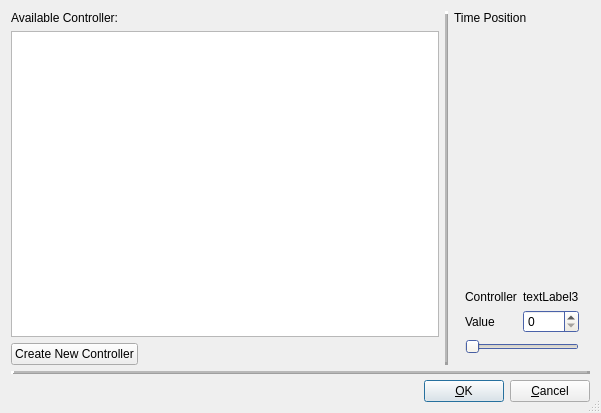
<?xml version="1.0" encoding="UTF-8"?>
<ui version="4.0">
 <class>EditCtrlBase</class>
 <widget class="QDialog" name="EditCtrlBase">
  <property name="geometry">
   <rect>
    <x>0</x>
    <y>0</y>
    <width>601</width>
    <height>413</height>
   </rect>
  </property>
  <property name="windowTitle">
   <string>OOMidi: Edit Controller Event</string>
  </property>
  <property name="sizeGripEnabled">
   <bool>true</bool>
  </property>
  <layout class="QGridLayout">
   <item row="0" column="3">
    <widget class="QLabel" name="textLabel1">
     <property name="text">
      <string>Time Position</string>
     </property>
     <property name="wordWrap">
      <bool>false</bool>
     </property>
    </widget>
   </item>
   <item row="0" column="0" colspan="2">
    <widget class="QLabel" name="textLabel1_2">
     <property name="text">
      <string>Available Controller:</string>
     </property>
     <property name="wordWrap">
      <bool>false</bool>
     </property>
    </widget>
   </item>
   <item row="2" column="0">
    <widget class="QPushButton" name="buttonNewController">
     <property name="text">
      <string>Create New Controller</string>
     </property>
     <property name="shortcut">
      <string/>
     </property>
     <property name="autoDefault">
      <bool>true</bool>
     </property>
     <property name="default">
      <bool>true</bool>
     </property>
    </widget>
   </item>
   <item row="0" column="4">
    <widget class="Awl::PosEdit" name="timePos"/>
   </item>
   <item row="1" column="3" rowspan="2" colspan="2">
    <widget class="QStackedWidget" name="widgetStack">
     <property name="palette">
      <palette>
       <active>
        <colorrole role="WindowText">
         <brush brushstyle="SolidPattern">
          <color alpha="255">
           <red>0</red>
           <green>0</green>
           <blue>0</blue>
          </color>
         </brush>
        </colorrole>
        <colorrole role="Button">
         <brush brushstyle="SolidPattern">
          <color alpha="255">
           <red>238</red>
           <green>234</green>
           <blue>222</blue>
          </color>
         </brush>
        </colorrole>
        <colorrole role="Light">
         <brush brushstyle="SolidPattern">
          <color alpha="255">
           <red>255</red>
           <green>255</green>
           <blue>255</blue>
          </color>
         </brush>
        </colorrole>
        <colorrole role="Midlight">
         <brush brushstyle="SolidPattern">
          <color alpha="255">
           <red>246</red>
           <green>244</green>
           <blue>238</blue>
          </color>
         </brush>
        </colorrole>
        <colorrole role="Dark">
         <brush brushstyle="SolidPattern">
          <color alpha="255">
           <red>119</red>
           <green>117</green>
           <blue>111</blue>
          </color>
         </brush>
        </colorrole>
        <colorrole role="Mid">
         <brush brushstyle="SolidPattern">
          <color alpha="255">
           <red>158</red>
           <green>155</green>
           <blue>147</blue>
          </color>
         </brush>
        </colorrole>
        <colorrole role="Text">
         <brush brushstyle="SolidPattern">
          <color alpha="255">
           <red>0</red>
           <green>0</green>
           <blue>0</blue>
          </color>
         </brush>
        </colorrole>
        <colorrole role="BrightText">
         <brush brushstyle="SolidPattern">
          <color alpha="255">
           <red>255</red>
           <green>255</green>
           <blue>255</blue>
          </color>
         </brush>
        </colorrole>
        <colorrole role="ButtonText">
         <brush brushstyle="SolidPattern">
          <color alpha="255">
           <red>0</red>
           <green>0</green>
           <blue>0</blue>
          </color>
         </brush>
        </colorrole>
        <colorrole role="Base">
         <brush brushstyle="SolidPattern">
          <color alpha="255">
           <red>255</red>
           <green>255</green>
           <blue>255</blue>
          </color>
         </brush>
        </colorrole>
        <colorrole role="Window">
         <brush brushstyle="SolidPattern">
          <color alpha="255">
           <red>104</red>
           <green>137</green>
           <blue>236</blue>
          </color>
         </brush>
        </colorrole>
        <colorrole role="Shadow">
         <brush brushstyle="SolidPattern">
          <color alpha="255">
           <red>0</red>
           <green>0</green>
           <blue>0</blue>
          </color>
         </brush>
        </colorrole>
        <colorrole role="Highlight">
         <brush brushstyle="SolidPattern">
          <color alpha="255">
           <red>0</red>
           <green>0</green>
           <blue>128</blue>
          </color>
         </brush>
        </colorrole>
        <colorrole role="HighlightedText">
         <brush brushstyle="SolidPattern">
          <color alpha="255">
           <red>255</red>
           <green>255</green>
           <blue>255</blue>
          </color>
         </brush>
        </colorrole>
        <colorrole role="Link">
         <brush brushstyle="SolidPattern">
          <color alpha="255">
           <red>0</red>
           <green>0</green>
           <blue>0</blue>
          </color>
         </brush>
        </colorrole>
        <colorrole role="LinkVisited">
         <brush brushstyle="SolidPattern">
          <color alpha="255">
           <red>0</red>
           <green>0</green>
           <blue>0</blue>
          </color>
         </brush>
        </colorrole>
       </active>
       <inactive>
        <colorrole role="WindowText">
         <brush brushstyle="SolidPattern">
          <color alpha="255">
           <red>0</red>
           <green>0</green>
           <blue>0</blue>
          </color>
         </brush>
        </colorrole>
        <colorrole role="Button">
         <brush brushstyle="SolidPattern">
          <color alpha="255">
           <red>238</red>
           <green>234</green>
           <blue>222</blue>
          </color>
         </brush>
        </colorrole>
        <colorrole role="Light">
         <brush brushstyle="SolidPattern">
          <color alpha="255">
           <red>255</red>
           <green>255</green>
           <blue>255</blue>
          </color>
         </brush>
        </colorrole>
        <colorrole role="Midlight">
         <brush brushstyle="SolidPattern">
          <color alpha="255">
           <red>255</red>
           <green>255</green>
           <blue>255</blue>
          </color>
         </brush>
        </colorrole>
        <colorrole role="Dark">
         <brush brushstyle="SolidPattern">
          <color alpha="255">
           <red>119</red>
           <green>117</green>
           <blue>111</blue>
          </color>
         </brush>
        </colorrole>
        <colorrole role="Mid">
         <brush brushstyle="SolidPattern">
          <color alpha="255">
           <red>158</red>
           <green>155</green>
           <blue>147</blue>
          </color>
         </brush>
        </colorrole>
        <colorrole role="Text">
         <brush brushstyle="SolidPattern">
          <color alpha="255">
           <red>0</red>
           <green>0</green>
           <blue>0</blue>
          </color>
         </brush>
        </colorrole>
        <colorrole role="BrightText">
         <brush brushstyle="SolidPattern">
          <color alpha="255">
           <red>255</red>
           <green>255</green>
           <blue>255</blue>
          </color>
         </brush>
        </colorrole>
        <colorrole role="ButtonText">
         <brush brushstyle="SolidPattern">
          <color alpha="255">
           <red>0</red>
           <green>0</green>
           <blue>0</blue>
          </color>
         </brush>
        </colorrole>
        <colorrole role="Base">
         <brush brushstyle="SolidPattern">
          <color alpha="255">
           <red>255</red>
           <green>255</green>
           <blue>255</blue>
          </color>
         </brush>
        </colorrole>
        <colorrole role="Window">
         <brush brushstyle="SolidPattern">
          <color alpha="255">
           <red>104</red>
           <green>137</green>
           <blue>236</blue>
          </color>
         </brush>
        </colorrole>
        <colorrole role="Shadow">
         <brush brushstyle="SolidPattern">
          <color alpha="255">
           <red>0</red>
           <green>0</green>
           <blue>0</blue>
          </color>
         </brush>
        </colorrole>
        <colorrole role="Highlight">
         <brush brushstyle="SolidPattern">
          <color alpha="255">
           <red>0</red>
           <green>0</green>
           <blue>128</blue>
          </color>
         </brush>
        </colorrole>
        <colorrole role="HighlightedText">
         <brush brushstyle="SolidPattern">
          <color alpha="255">
           <red>255</red>
           <green>255</green>
           <blue>255</blue>
          </color>
         </brush>
        </colorrole>
        <colorrole role="Link">
         <brush brushstyle="SolidPattern">
          <color alpha="255">
           <red>0</red>
           <green>0</green>
           <blue>192</blue>
          </color>
         </brush>
        </colorrole>
        <colorrole role="LinkVisited">
         <brush brushstyle="SolidPattern">
          <color alpha="255">
           <red>128</red>
           <green>0</green>
           <blue>128</blue>
          </color>
         </brush>
        </colorrole>
       </inactive>
       <disabled>
        <colorrole role="WindowText">
         <brush brushstyle="SolidPattern">
          <color alpha="255">
           <red>128</red>
           <green>128</green>
           <blue>128</blue>
          </color>
         </brush>
        </colorrole>
        <colorrole role="Button">
         <brush brushstyle="SolidPattern">
          <color alpha="255">
           <red>238</red>
           <green>234</green>
           <blue>222</blue>
          </color>
         </brush>
        </colorrole>
        <colorrole role="Light">
         <brush brushstyle="SolidPattern">
          <color alpha="255">
           <red>255</red>
           <green>255</green>
           <blue>255</blue>
          </color>
         </brush>
        </colorrole>
        <colorrole role="Midlight">
         <brush brushstyle="SolidPattern">
          <color alpha="255">
           <red>255</red>
           <green>255</green>
           <blue>255</blue>
          </color>
         </brush>
        </colorrole>
        <colorrole role="Dark">
         <brush brushstyle="SolidPattern">
          <color alpha="255">
           <red>119</red>
           <green>117</green>
           <blue>111</blue>
          </color>
         </brush>
        </colorrole>
        <colorrole role="Mid">
         <brush brushstyle="SolidPattern">
          <color alpha="255">
           <red>158</red>
           <green>155</green>
           <blue>147</blue>
          </color>
         </brush>
        </colorrole>
        <colorrole role="Text">
         <brush brushstyle="SolidPattern">
          <color alpha="255">
           <red>128</red>
           <green>128</green>
           <blue>128</blue>
          </color>
         </brush>
        </colorrole>
        <colorrole role="BrightText">
         <brush brushstyle="SolidPattern">
          <color alpha="255">
           <red>255</red>
           <green>255</green>
           <blue>255</blue>
          </color>
         </brush>
        </colorrole>
        <colorrole role="ButtonText">
         <brush brushstyle="SolidPattern">
          <color alpha="255">
           <red>128</red>
           <green>128</green>
           <blue>128</blue>
          </color>
         </brush>
        </colorrole>
        <colorrole role="Base">
         <brush brushstyle="SolidPattern">
          <color alpha="255">
           <red>255</red>
           <green>255</green>
           <blue>255</blue>
          </color>
         </brush>
        </colorrole>
        <colorrole role="Window">
         <brush brushstyle="SolidPattern">
          <color alpha="255">
           <red>104</red>
           <green>137</green>
           <blue>236</blue>
          </color>
         </brush>
        </colorrole>
        <colorrole role="Shadow">
         <brush brushstyle="SolidPattern">
          <color alpha="255">
           <red>0</red>
           <green>0</green>
           <blue>0</blue>
          </color>
         </brush>
        </colorrole>
        <colorrole role="Highlight">
         <brush brushstyle="SolidPattern">
          <color alpha="255">
           <red>0</red>
           <green>0</green>
           <blue>128</blue>
          </color>
         </brush>
        </colorrole>
        <colorrole role="HighlightedText">
         <brush brushstyle="SolidPattern">
          <color alpha="255">
           <red>255</red>
           <green>255</green>
           <blue>255</blue>
          </color>
         </brush>
        </colorrole>
        <colorrole role="Link">
         <brush brushstyle="SolidPattern">
          <color alpha="255">
           <red>0</red>
           <green>0</green>
           <blue>192</blue>
          </color>
         </brush>
        </colorrole>
        <colorrole role="LinkVisited">
         <brush brushstyle="SolidPattern">
          <color alpha="255">
           <red>128</red>
           <green>0</green>
           <blue>128</blue>
          </color>
         </brush>
        </colorrole>
       </disabled>
      </palette>
     </property>
     <widget class="QWidget" name="WStackPage">
      <property name="geometry">
       <rect>
        <x>0</x>
        <y>0</y>
        <width>140</width>
        <height>349</height>
       </rect>
      </property>
      <layout class="QGridLayout">
       <item row="3" column="0" colspan="2">
        <widget class="QSlider" name="valSlider">
         <property name="maximum">
          <number>127</number>
         </property>
         <property name="orientation">
          <enum>Qt::Horizontal</enum>
         </property>
        </widget>
       </item>
       <item row="1" column="1">
        <widget class="QLabel" name="controllerName">
         <property name="frameShadow">
          <enum>QFrame::Sunken</enum>
         </property>
         <property name="text">
          <string>textLabel3</string>
         </property>
         <property name="wordWrap">
          <bool>false</bool>
         </property>
        </widget>
       </item>
       <item row="2" column="0">
        <widget class="QLabel" name="textLabel4">
         <property name="text">
          <string>Value</string>
         </property>
         <property name="wordWrap">
          <bool>false</bool>
         </property>
        </widget>
       </item>
       <item row="1" column="0">
        <widget class="QLabel" name="textLabel2">
         <property name="text">
          <string>Controller</string>
         </property>
         <property name="wordWrap">
          <bool>false</bool>
         </property>
        </widget>
       </item>
       <item row="2" column="1">
        <widget class="QSpinBox" name="valSpinBox">
         <property name="maximum">
          <number>127</number>
         </property>
        </widget>
       </item>
       <item row="0" column="1">
        <spacer name="spacer2">
         <property name="orientation">
          <enum>Qt::Vertical</enum>
         </property>
         <property name="sizeType">
          <enum>QSizePolicy::Expanding</enum>
         </property>
         <property name="sizeHint" stdset="0">
          <size>
           <width>20</width>
           <height>40</height>
          </size>
         </property>
        </spacer>
       </item>
      </layout>
     </widget>
     <widget class="QWidget" name="WStackPage2">
      <property name="geometry">
       <rect>
        <x>0</x>
        <y>0</y>
        <width>100</width>
        <height>30</height>
       </rect>
      </property>
      <layout class="QGridLayout">
       <item row="2" column="0">
        <widget class="QLabel" name="textLabel2_2">
         <property name="text">
          <string>H-Bank</string>
         </property>
         <property name="wordWrap">
          <bool>false</bool>
         </property>
        </widget>
       </item>
       <item row="3" column="0">
        <widget class="QLabel" name="textLabel3">
         <property name="text">
          <string>L-Bank</string>
         </property>
         <property name="wordWrap">
          <bool>false</bool>
         </property>
        </widget>
       </item>
       <item row="4" column="0">
        <widget class="QLabel" name="textLabel4_2">
         <property name="text">
          <string>Program</string>
         </property>
         <property name="wordWrap">
          <bool>false</bool>
         </property>
        </widget>
       </item>
       <item row="2" column="1">
        <widget class="QSpinBox" name="hbank">
         <property name="specialValueText">
          <string>off</string>
         </property>
         <property name="minimum">
          <number>0</number>
         </property>
         <property name="maximum">
          <number>128</number>
         </property>
         <property name="value">
          <number>0</number>
         </property>
        </widget>
       </item>
       <item row="3" column="1">
        <widget class="QSpinBox" name="lbank">
         <property name="specialValueText">
          <string>off</string>
         </property>
         <property name="minimum">
          <number>0</number>
         </property>
         <property name="maximum">
          <number>128</number>
         </property>
         <property name="value">
          <number>0</number>
         </property>
        </widget>
       </item>
       <item row="4" column="1">
        <widget class="QSpinBox" name="program">
         <property name="minimum">
          <number>1</number>
         </property>
         <property name="maximum">
          <number>128</number>
         </property>
        </widget>
       </item>
       <item row="0" column="0" colspan="2">
        <spacer name="spacer4">
         <property name="orientation">
          <enum>Qt::Vertical</enum>
         </property>
         <property name="sizeType">
          <enum>QSizePolicy::Expanding</enum>
         </property>
         <property name="sizeHint" stdset="0">
          <size>
           <width>20</width>
           <height>140</height>
          </size>
         </property>
        </spacer>
       </item>
       <item row="1" column="0" colspan="2">
        <widget class="QPushButton" name="patchName">
         <property name="text">
          <string>pushButton4</string>
         </property>
        </widget>
       </item>
      </layout>
     </widget>
    </widget>
   </item>
   <item row="4" column="0" colspan="5">
    <layout class="QHBoxLayout">
     <property name="spacing">
      <number>6</number>
     </property>
     <property name="margin">
      <number>0</number>
     </property>
     <item>
      <spacer name="Horizontal Spacing2">
       <property name="orientation">
        <enum>Qt::Horizontal</enum>
       </property>
       <property name="sizeType">
        <enum>QSizePolicy::Expanding</enum>
       </property>
       <property name="sizeHint" stdset="0">
        <size>
         <width>20</width>
         <height>20</height>
        </size>
       </property>
      </spacer>
     </item>
     <item>
      <widget class="QPushButton" name="buttonOk">
       <property name="text">
        <string>&amp;OK</string>
       </property>
       <property name="shortcut">
        <string/>
       </property>
       <property name="autoDefault">
        <bool>true</bool>
       </property>
       <property name="default">
        <bool>true</bool>
       </property>
      </widget>
     </item>
     <item>
      <widget class="QPushButton" name="buttonCancel">
       <property name="text">
        <string>&amp;Cancel</string>
       </property>
       <property name="shortcut">
        <string/>
       </property>
       <property name="autoDefault">
        <bool>true</bool>
       </property>
      </widget>
     </item>
    </layout>
   </item>
   <item row="3" column="0" colspan="5">
    <widget class="Line" name="line1">
     <property name="frameShape">
      <enum>QFrame::HLine</enum>
     </property>
     <property name="frameShadow">
      <enum>QFrame::Raised</enum>
     </property>
     <property name="lineWidth">
      <number>3</number>
     </property>
     <property name="midLineWidth">
      <number>2</number>
     </property>
    </widget>
   </item>
   <item row="1" column="0" colspan="2">
    <widget class="QListWidget" name="ctrlList">
    </widget>
   </item>
   <item row="2" column="1">
    <spacer name="spacer3">
     <property name="orientation">
      <enum>Qt::Horizontal</enum>
     </property>
     <property name="sizeType">
      <enum>QSizePolicy::Expanding</enum>
     </property>
     <property name="sizeHint" stdset="0">
      <size>
       <width>60</width>
       <height>20</height>
      </size>
     </property>
    </spacer>
   </item>
   <item row="0" column="2" rowspan="3">
    <widget class="Line" name="line2">
     <property name="frameShape">
      <enum>QFrame::VLine</enum>
     </property>
     <property name="frameShadow">
      <enum>QFrame::Raised</enum>
     </property>
     <property name="lineWidth">
      <number>3</number>
     </property>
     <property name="midLineWidth">
      <number>2</number>
     </property>
    </widget>
   </item>
  </layout>
 </widget>
 <layoutdefault spacing="6" margin="11"/>
 <customwidgets>
  <customwidget>
   <class>Awl::PosEdit</class>
   <extends>QWidget</extends>
   <header>awl/posedit.h</header>
   <container>0</container>
  </customwidget>
 </customwidgets>
 <resources/>
 <connections>
  <connection>
   <sender>buttonOk</sender>
   <signal>clicked()</signal>
   <receiver>MyDialog</receiver>
   <slot>accept()</slot>
   <hints>
    <hint type="sourcelabel">
     <x>20</x>
     <y>20</y>
    </hint>
    <hint type="destinationlabel">
     <x>20</x>
     <y>20</y>
    </hint>
   </hints>
  </connection>
  <connection>
   <sender>buttonCancel</sender>
   <signal>clicked()</signal>
   <receiver>MyDialog</receiver>
   <slot>reject()</slot>
   <hints>
    <hint type="sourcelabel">
     <x>20</x>
     <y>20</y>
    </hint>
    <hint type="destinationlabel">
     <x>20</x>
     <y>20</y>
    </hint>
   </hints>
  </connection>
  <connection>
   <sender>valSlider</sender>
   <signal>valueChanged(int)</signal>
   <receiver>valSpinBox</receiver>
   <slot>setValue(int)</slot>
   <hints>
    <hint type="sourcelabel">
     <x>20</x>
     <y>20</y>
    </hint>
    <hint type="destinationlabel">
     <x>20</x>
     <y>20</y>
    </hint>
   </hints>
  </connection>
  <connection>
   <sender>valSpinBox</sender>
   <signal>valueChanged(int)</signal>
   <receiver>valSlider</receiver>
   <slot>setValue(int)</slot>
   <hints>
    <hint type="sourcelabel">
     <x>20</x>
     <y>20</y>
    </hint>
    <hint type="destinationlabel">
     <x>20</x>
     <y>20</y>
    </hint>
   </hints>
  </connection>
 </connections>
</ui>
